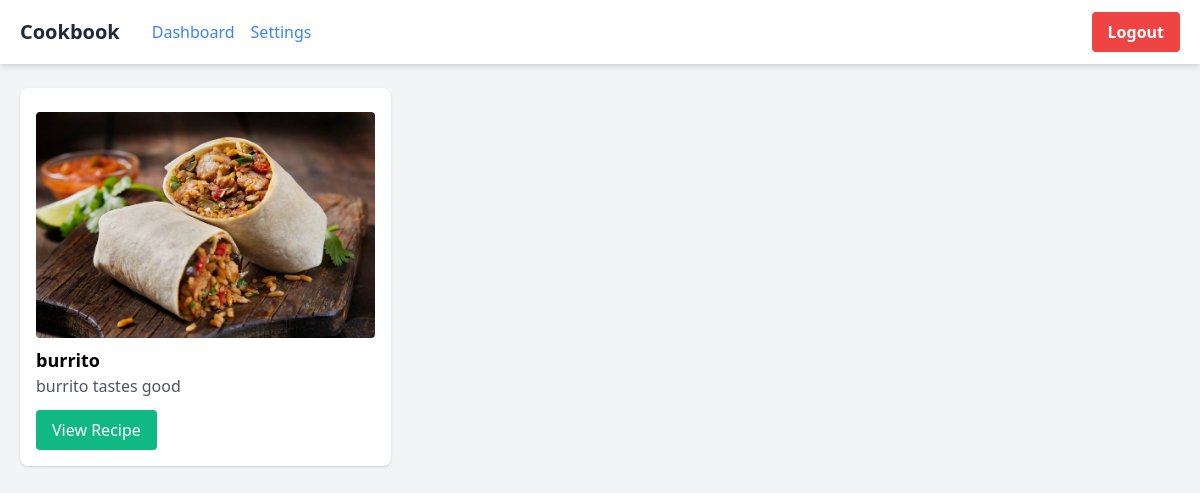
Page /cookbook (signed in) on the committed database.
### tables this page shows
CREATE TABLE recipe (
    recipe_id INTEGER PRIMARY KEY AUTOINCREMENT,
    recipe_name TEXT UNIQUE,
    Cuisine_ID INTEGER,
    UserID INTEGER,
    recipe_description TEXT,
    prep_time INTEGER,  
    cook_time INTEGER,  
    recipe_image TEXT,  
    instructions TEXT,
    FOREIGN KEY(Cuisine_ID) REFERENCES cuisine(Cuisine_ID),
    FOREIGN KEY(UserID) REFERENCES users(Account_ID)
);

### app.py (the view)
@app.route('/cookbook')
def cookbook():
    if 'user_id' not in session:
        return redirect(url_for('login'))
    user_id = session['user_id']
    conn = get_db_connection()
    try:
        recipes = conn.execute('''
            SELECT r.* FROM recipe r
            WHERE r.UserID = ?
            UNION
            SELECT r.* FROM recipe r
            JOIN favorite_recipes fr ON fr.Crecipe_name = r.recipe_name
            JOIN cookbook c ON fr.CookBook_ID = c.CookBook_ID
            WHERE c.CookBook_ID = ?
        ''', (user_id, user_id)).fetchall()
    finally:
        conn.close()
    return render_template('cookbook.html', recipes=recipes)

### app.py (called while the page is built)
def get_db_connection():
    conn = sqlite3.connect(DATABASE)
    conn.row_factory = sqlite3.Row
    return conn

### templates/cookbook.html (shortened to what this page needs)
<!DOCTYPE html>
<html lang="en">
<head>
    <link href="https://cdn.jsdelivr.net/npm/tailwindcss@2.2.19/dist/tailwind.min.css" rel="stylesheet">
</head>
<body class="bg-gray-100">
    <div class="sticky top-0 bg-white shadow-md z-50">
        <div class="max-w-7xl mx-auto px-5 py-3 flex justify-between items-center">
            <div class="flex items-center space-x-8">
                <h1 class="text-xl font-semibold text-gray-800">Cookbook</h1>
                <nav class="flex space-x-4">
                    <a href="/dashboard" class="text-blue-500 hover:text-blue-700">Dashboard</a>
                    <a href="/settings" class="text-blue-500 hover:text-blue-700">Settings</a>
                </nav>
            </div>
            <div class="flex items-center space-x-2">
                <button onclick="location.href='/logout';" class="px-4 py-2 bg-red-500 text-white font-semibold rounded hover:bg-red-700 transition">Logout</button>
            </div>
        </div>
    </div>
    <div class="max-w-7xl mx-auto px-5 py-6">
        <div class="grid grid-cols-1 sm:grid-cols-2 lg:grid-cols-3 gap-6 recipes-container">
            {% for recipe in recipes %}
            <div class="bg-white rounded-lg shadow p-4">
                <img src="/{{recipe.recipe_image}}" alt="{{ recipe.recipe_name }}" class="rounded mt-2">
                <h3 class="font-bold text-lg mt-2">{{ recipe.recipe_name }}</h3>
                <p class="text-gray-600">{{ recipe.recipe_description }}</p>
                <button onclick="location.href='/recipe/{{ recipe.recipe_name | replace(" ", "-") }}';" class="mt-3 px-4 py-2 bg-green-500 text-white rounded hover:bg-green-700 transition">View Recipe</button>
            </div>
            {% endfor %}
        </div>
    </div>
</body>
</html>

### rows in the picture
recipe: recipe_image (picture), recipe_name "burrito", recipe_description "burrito tastes good"
